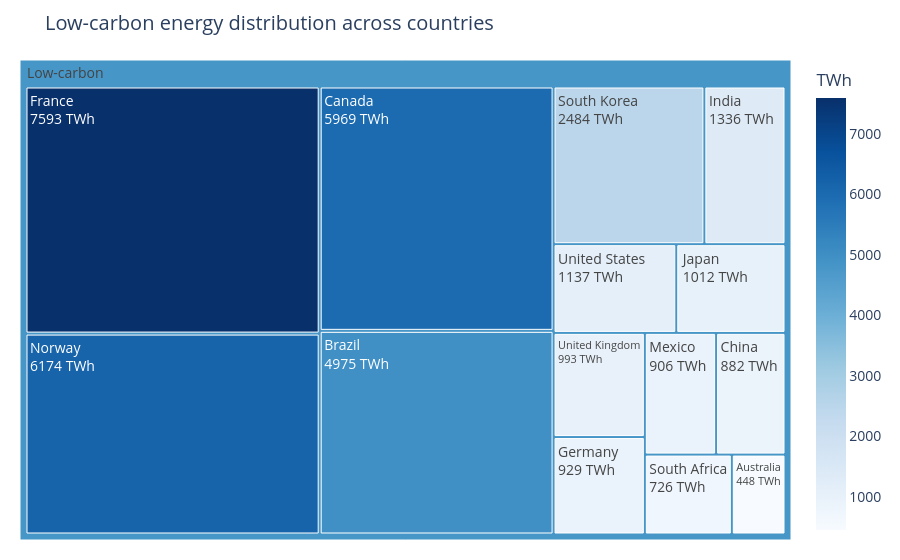
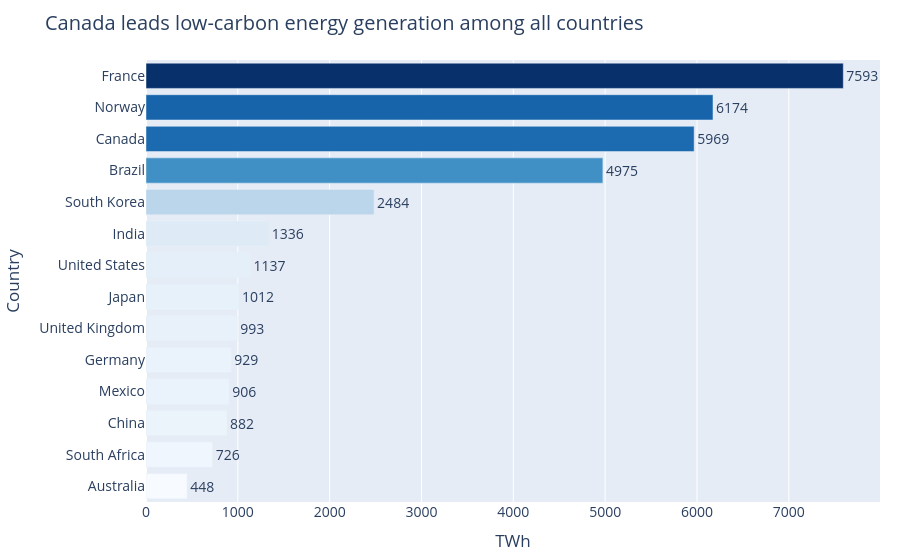

Notebook source saved alongside these figures, in order:
### Markdown cell above
## Task 3 — Treemap vs bar: low-carbon energy by country

**What to build:** Build **both** a treemap and a horizontal bar chart showing total low-carbon TWh (Nuclear + Hydro) per country. Then answer the question in a markdown cell below.

**Requirements:**
- Filter to `Source_Type == 'Low-carbon'` and aggregate TWh by country
- Treemap: single-level `path=['All', 'Country']` with a dummy root node labelled `'Low-carbon'`
- Bar chart: sorted by TWh, horizontal orientation, CVD-safe colour
- Both charts show TWh values, not percentages
- Insight title on the bar chart naming the leading country

### Code cell
# Task 3 — charts
# YOUR CODE HERE
import pandas as pd
import plotly.express as px

# Load dataset
df = pd.read_csv("global_energy_mix.csv")

# Source type mapping
source_category = {
    'Coal': 'Fossil',
    'Oil': 'Fossil',
    'Natural Gas': 'Fossil',
    'Nuclear': 'Low-carbon',
    'Hydro': 'Low-carbon',
    'Wind': 'Renewable',
    'Solar': 'Renewable',
    'Other Renewables': 'Renewable'
}

df["Source_Type"] = df["Source"].map(source_category)

# Filter low-carbon only
low_carbon = df.loc[df["Source_Type"] == "Low-carbon"]

# Aggregate TWh by country
low_carbon_country = (
    low_carbon.groupby("Country")["TWh"]
    .sum()
    .reset_index()
    .sort_values("TWh", ascending=False)
)

# Add dummy root for treemap
low_carbon_country["All"] = "Low-carbon"

# ---------------- TREEMAP ----------------
fig_tree = px.treemap(
    low_carbon_country,
    path=["All", "Country"],
    values="TWh",
    color="TWh",
    color_continuous_scale="Blues",
    title="Low-carbon energy distribution across countries"
)

fig_tree.update_traces(
    textinfo="label+value",
    texttemplate="%{label}<br>%{value} TWh",
    root_color="lightgrey"
)

fig_tree.update_layout(
    margin=dict(t=60, l=20, r=20, b=20),
    font=dict(size=14)
)

fig_tree.show()


# ---------------- BAR CHART ----------------
fig_bar = px.bar(
    low_carbon_country,
    x="TWh",
    y="Country",
    orientation="h",
    color="TWh",
    color_continuous_scale="Blues",
    text="TWh",
    title="Canada leads low-carbon energy generation among all countries"
)

fig_bar.update_traces(
    textposition="outside"
)

fig_bar.update_layout(
    yaxis=dict(categoryorder="total ascending"),
    margin=dict(t=60, l=20, r=20, b=20),
    font=dict(size=14),
    coloraxis_showscale=False
)

fig_bar.show()

### Figure 1 — Plotly figure (JSON) as saved in the notebook; plotly's stock layout.template omitted (floating-point values rounded to 4 significant figures)
{"data": [{"branchvalues": "total", "customdata": [[7593.0], [6174.0], [5969.0], [4975.0], [2484.0], [1336.0], [1137.0], [1012.0], [993.0], [929.0], [906.0], [882.0], [726.0], [448.0], [4797.0]], "domain": {"x": [0, 1], "y": [0, 1]}, "hovertemplate": "labels=%{label}<br>TWh_sum=%{value}<br>parent=%{parent}<br>id=%{id}<br>TWh=%{color}<extra></extra>", "ids": ["Low-carbon/France", "Low-carbon/Norway", "Low-carbon/Canada", "Low-carbon/Brazil", "Low-carbon/South Korea", "Low-carbon/India", "Low-carbon/United States", "Low-carbon/Japan", "Low-carbon/United Kingdom", "Low-carbon/Germany", "Low-carbon/Mexico", "Low-carbon/China", "Low-carbon/South Africa", "Low-carbon/Australia", "Low-carbon"], "labels": ["France", "Norway", "Canada", "Brazil", "South Korea", "India", "United States", "Japan", "United Kingdom", "Germany", "Mexico", "China", "South Africa", "Australia", "Low-carbon"], "marker": {"coloraxis": "coloraxis", "colors": [7593.0, 6174.0, 5969.0, 4975.0, 2484.0, 1336.0, 1137.0, 1012.0, 993.0, 929.0, 906.0, 882.0, 726.0, 448.0, 4797.0]}, "name": "", "parents": ["Low-carbon", "Low-carbon", "Low-carbon", "Low-carbon", "Low-carbon", "Low-carbon", "Low-carbon", "Low-carbon", "Low-carbon", "Low-carbon", "Low-carbon", "Low-carbon", "Low-carbon", "Low-carbon", ""], "root": {"color": "lightgrey"}, "textinfo": "label+value", "texttemplate": "%{label}<br>%{value} TWh", "type": "treemap", "values": [7593.0, 6174.0, 5969.0, 4975.0, 2484.0, 1336.0, 1137.0, 1012.0, 993.0, 929.0, 906.0, 882.0, 726.0, 448.0, 35560.0]}], "layout": {"coloraxis": {"colorbar": {"title": {"text": "TWh"}}, "colorscale": [[0, "rgb(247,251,255)"], [0.125, "rgb(222,235,247)"], [0.25, "rgb(198,219,239)"], [0.375, "rgb(158,202,225)"], [0.5, "rgb(107,174,214)"], [0.625, "rgb(66,146,198)"], [0.75, "rgb(33,113,181)"], [0.875, "rgb(8,81,156)"], [1, "rgb(8,48,107)"]]}, "font": {"size": 14}, "legend": {"tracegroupgap": 0}, "margin": {"b": 20, "l": 20, "r": 20, "t": 60}, "title": {"text": "Low-carbon energy distribution across countries"}}}

### Figure 2 — Plotly figure (JSON) as saved in the notebook; plotly's stock layout.template omitted (floating-point values rounded to 4 significant figures)
{"data": [{"hovertemplate": "TWh=%{marker.color}<br>Country=%{y}<extra></extra>", "legendgroup": "", "marker": {"color": [7593.0, 6174.0, 5969.0, 4975.0, 2484.0, 1336.0, 1137.0, 1012.0, 993.0, 929.0, 906.0, 882.0, 726.0, 448.0], "coloraxis": "coloraxis", "pattern": {"shape": ""}}, "name": "", "orientation": "h", "showlegend": false, "text": [7593.0, 6174.0, 5969.0, 4975.0, 2484.0, 1336.0, 1137.0, 1012.0, 993.0, 929.0, 906.0, 882.0, 726.0, 448.0], "textposition": "outside", "type": "bar", "x": [7593.0, 6174.0, 5969.0, 4975.0, 2484.0, 1336.0, 1137.0, 1012.0, 993.0, 929.0, 906.0, 882.0, 726.0, 448.0], "xaxis": "x", "y": ["France", "Norway", "Canada", "Brazil", "South Korea", "India", "United States", "Japan", "United Kingdom", "Germany", "Mexico", "China", "South Africa", "Australia"], "yaxis": "y"}], "layout": {"barmode": "relative", "coloraxis": {"colorbar": {"title": {"text": "TWh"}}, "colorscale": [[0, "rgb(247,251,255)"], [0.125, "rgb(222,235,247)"], [0.25, "rgb(198,219,239)"], [0.375, "rgb(158,202,225)"], [0.5, "rgb(107,174,214)"], [0.625, "rgb(66,146,198)"], [0.75, "rgb(33,113,181)"], [0.875, "rgb(8,81,156)"], [1, "rgb(8,48,107)"]], "showscale": false}, "font": {"size": 14}, "legend": {"tracegroupgap": 0}, "margin": {"b": 20, "l": 20, "r": 20, "t": 60}, "title": {"text": "Canada leads low-carbon energy generation among all countries"}, "xaxis": {"anchor": "y", "domain": [0, 1], "title": {"text": "TWh"}}, "yaxis": {"anchor": "x", "categoryorder": "total ascending", "domain": [0, 1], "title": {"text": "Country"}}}}
